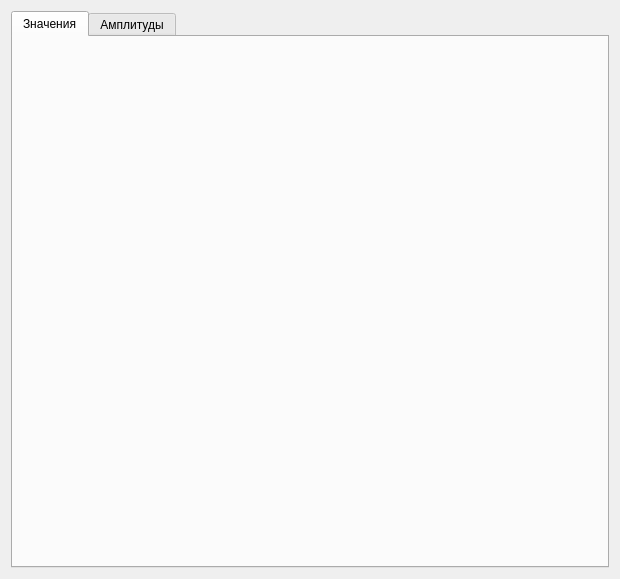
<?xml version="1.0" encoding="UTF-8"?>
<ui version="4.0">
 <class>FrameStandardType</class>
 <widget class="QFrame" name="FrameStandardType">
  <property name="geometry">
   <rect>
    <x>0</x>
    <y>0</y>
    <width>620</width>
    <height>579</height>
   </rect>
  </property>
  <property name="minimumSize">
   <size>
    <width>620</width>
    <height>380</height>
   </size>
  </property>
  <property name="windowTitle">
   <string>Frame</string>
  </property>
  <layout class="QVBoxLayout" name="verticalLayout" stretch="0">
   <property name="sizeConstraint">
    <enum>QLayout::SetDefaultConstraint</enum>
   </property>
   <item>
    <widget class="QTabWidget" name="tabs">
     <property name="currentIndex">
      <number>0</number>
     </property>
     <widget class="QWidget" name="tab_info_0">
      <attribute name="title">
       <string>Значения</string>
      </attribute>
      <layout class="QVBoxLayout" name="verticalLayout_7"/>
     </widget>
     <widget class="QWidget" name="tab_info_1">
      <attribute name="title">
       <string>Амплитуды</string>
      </attribute>
      <layout class="QVBoxLayout" name="verticalLayout_4"/>
     </widget>
    </widget>
   </item>
  </layout>
 </widget>
 <resources/>
 <connections/>
</ui>
